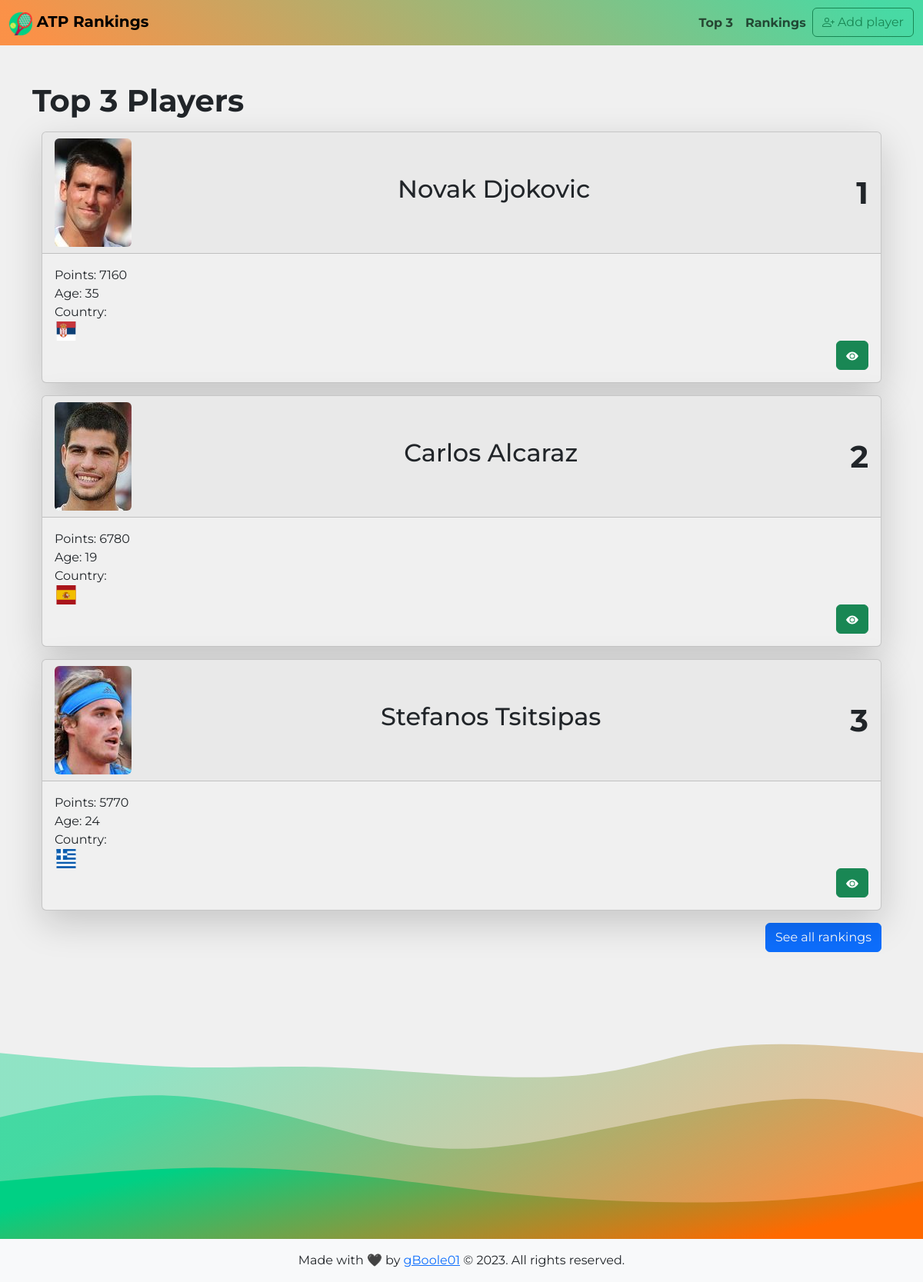
The page / on the database its author committed.
### tables this page shows
CREATE TABLE players (
    id INT NOT NULL AUTO_INCREMENT,
    uuid VARCHAR(255) NOT NULL,
    firstname VARCHAR(255) NOT NULL,
    lastname VARCHAR(255) NOT NULL,
    country VARCHAR(255) NOT NULL,
    countryCode VARCHAR(255),
    age INT NOT NULL,
    rank INT NOT NULL,
    points INT NOT NULL,
    image VARCHAR(255),
    PRIMARY KEY (id)
);

### src/index.php (the view, shortened to what this page needs)
<?php
$pdo = dbConnect();
$sql = "SELECT * FROM players WHERE rank BETWEEN 1 AND 3 ORDER BY rank";
$stmt = $pdo->prepare($sql);
$stmt->execute();
$result = $stmt->fetchAll();
include('inc/header.php'); ?>
<h1 class="fw-bolder mb-3">Top 3 Players</h1>
<div class="container-fluid d-flex flex-column gap-3">
    <?php foreach ($result as $player) { ?>
        <div class="card shadow-lg">
            <div class="card-header d-flex justify-content-between align-items-center">
                <img class="rounded-2" src="assets/img/players/<?= $player['image'] ?>" alt="<?= 'portait of ' . $player['firstname'] . ' ' . $player['lastname'] ?>">
                <h2 class="card-title"><?= $player["firstname"] . " " . $player["lastname"] ?></h2>
                <p class="card-text fs-1 fw-bold"><?= $player["rank"] ?></p>
            </div>
            <div class="card-body d-flex flex-column">
                <p class="card-text">Points: <?= $player["points"] ?></p>
                <p class="card-text">Age: <?= $player["age"] ?></p>
                <p class="card-text">
                    Country:
                    <img height=25 width=30 src="assets/img/flags/<?= $player['countryCode'] ?>.svg" alt="Flag of <?= $player['country'] ?>" data-bs-toggle="tooltip" data-bs-placement="bottom" data-bs-title="<?= $player['country'] ?>">
                </p>
                <a href="/viewPlayer.php?id=<?= $player['uuid'] ?>" class="btn btn-success align-self-end">
                    <svg xmlns="http://www.w3.org/2000/svg" width="16" height="16" fill="currentColor" class="bi bi-eye-fill" viewBox="0 0 16 16">
                        <path d="M10.5 8a2.5 2.5 0 1 1-5 0 2.5 2.5 0 0 1 5 0z" />
                        <path d="M0 8s3-5.5 8-5.5S16 8 16 8s-3 5.5-8 5.5S0 8 0 8zm8 3.5a3.5 3.5 0 1 0 0-7 3.5 3.5 0 0 0 0 7z" />
                    </svg>
                </a>
            </div>
        </div>
    <?php } ?>
    <a href="/rankings.php" class="btn btn-primary align-self-end">See all rankings</a>
</div>
<?php include('inc/footer.php');

### src/inc/header.php (shortened to what this page needs)
<!DOCTYPE html>
<html lang="en">
<head>
    <link href="https://cdn.jsdelivr.net/npm/bootstrap@5.3.0-alpha3/dist/css/bootstrap.min.css" rel="stylesheet">
    <link rel="stylesheet" href="assets/css/style.css">
</head>
<body>
    <header>
        <nav class="navbar navbar-expand-md navbar-light">
            <div class="container-fluid">
                <a class="navbar-brand fw-bolder" href="/">
                    <img src="/assets/img/favicon.png" alt="Logo" width="30" height="30" class="d-inline-block align-text-top">
                    ATP Rankings
                </a>
                <div class="collapse navbar-collapse justify-content-end" id="navbarNav">
                    <ul class="navbar-nav">
                        <li class="nav-item">
                            <a class="nav-link fw-bold" aria-current="page" href="/">Top 3</a>
                        </li>
                        <li class="nav-item">
                            <a class="nav-link fw-bold" aria-current="page" href="/rankings.php">Rankings</a>
                        </li>
                        <li class="nav-item">
                            <a class="btn btn-outline-success" href="/addPlayer.php">
                                Add player
                            </a>
                        </li>
                    </ul>
                </div>
            </div>
        </nav>
    </header>
    <main class="container my-5">

### src/inc/footer.php (shortened to what this page needs)
</main>
<div>
</div>
<footer class="bg-light text-center py-3">
    <p>Made with 🖤 by <a href="https://g-boole-01.com" target="_blank">gBoole01</a> &copy; <?= date('Y') ?>. All rights reserved.</p>
</footer>
</body>
</html>

### src/assets/css/style.css (style rules this page uses)
*, *::before, *::after { box-sizing: border-box; }
body, h1, h2, h3, h4, p, figure, blockquote, dl, dd { margin: 0; }
body { min-height: 100vh; text-rendering: optimizeSpeed; line-height: 1.5; }
a:not([class]) { text-decoration-skip-ink: auto; }
img, picture { max-width: 100%; display: block; }
body { font-family: "Montserrat", sans-serif; height: 100vh; min-width: 320px; display: flex; flex-direction: column; }
main { flex-grow: 1; }
nav { background: linear-gradient( 40deg, rgba(255, 105, 0, 0.7) 5%, rgba(0, 208, 132, 0.7) 95% ); }
:root { --bs-body-bg: #f0f0f0; --bs-body-bg-rgb: rgb(240, 240, 240); }

### rows shown on the page
players: image (picture), firstname "Novak", lastname "Djokovic", rank "1", points "7160", age "35", shows a picture
players: image (picture), firstname "Carlos", lastname "Alcaraz", rank "2", points "6780", age "19", shows a picture
players: image (picture), firstname "Stefanos", lastname "Tsitsipas", rank "3", points "5770", age "24", shows a picture
